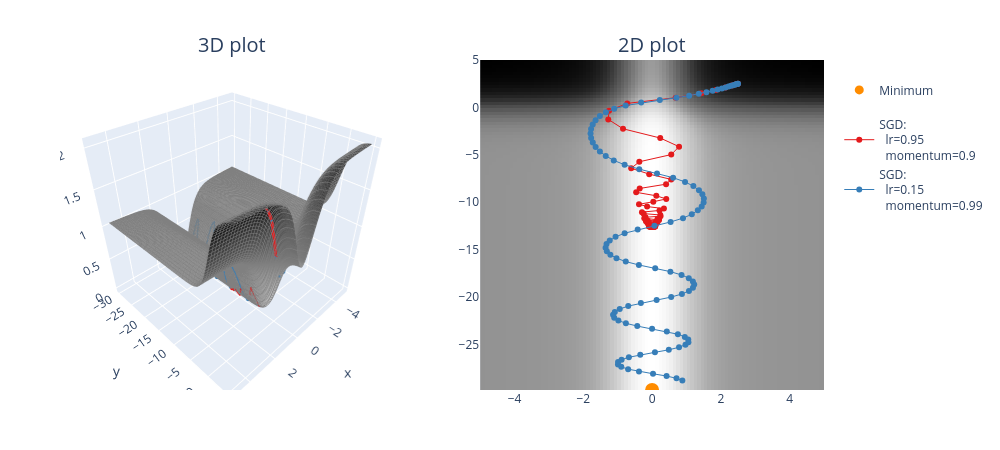

Notebook source saved alongside this figure:
### Markdown cell above
### Exercise - implement `opt_fn_with_sgd`

> ```yaml
> Difficulty: 🔴🔴🔴⚪⚪
> Importance: 🔵🔵🔵🔵⚪
> 
> You should spend up to 15-20 minutes on this exercise.
> ```

Implement the `opt_fn_with_sgd` function using `torch.optim.SGD`. This function optimizes parameters `(x, y)` (which represent coordinates at which we evaluate a function) using gradient descent on that function value. In other words, this should look just like your optimization loops in previous days' material, except rather than passing in `model.parameters()` to your optimizer, you pass in `(xy,)` (because it needs to be an iterable of parameters, not just a single parameter).

Remember, your update steps `optimizer.step()` will automatically change the values of `xy` inplace - this means that you shouldn't store past values like `xy_list.append(xy)` because then past elements of that list will be modified when `xy` is updated. Instead, you should use something like `xy_list.append(xy.detach().clone())` to make sure you're returning a copy of the tensor, which won't continue to be modified.

We've also provided you with a function `plot_fn_with_points`, which plots a function as well as a list of points produced by functions like the one above. The code below starts from `(2.5, 2.5)` and adds the resulting trajectory of `(x, y)` coordinates to the contour plot. Does it find the minimum? Play with the learning rate and momentum a bit and see how close you can get within 100 iterations.

### Code cell
def opt_fn_with_sgd(
    fn: Callable, xy: Float[Tensor, "2"], lr=0.001, momentum=0.98, n_iters: int = 100
) -> Float[Tensor, "n_iters 2"]:
    """
    Optimize the given function starting from the specified point.

    xy: shape (2,). The (x, y) starting point.
    n_iters: number of steps.
    lr, momentum: parameters passed to the torch.optim.SGD optimizer.

    Return: (n_iters+1, 2). The (x, y) values, from initial values to values after step `n_iters`.
    """
    # Make sure tensor has requires_grad=True, otherwise it can't be optimized (more on this tomorrow!)
    if not xy.requires_grad:
        xy.requires_grad_(True)
    
    optimizer = t.optim.SGD([xy], lr, momentum)
    xy_list = [xy.detach().clone()]

    for i in range(n_iters):
        optimizer.zero_grad()
        loss = fn(xy[0], xy[1])
        loss.backward()
        optimizer.step()
        xy_list.append(xy.detach().clone())

    return t.stack(xy_list)

points = []

optimizer_list = [
    (optim.SGD, {"lr": 0.95, "momentum": 0.9}),
    (optim.SGD, {"lr": 0.15, "momentum": 0.99}),
]

for optimizer_class, params in optimizer_list:
    xy = t.tensor([2.5, 2.5], requires_grad=True)
    xys = opt_fn_with_sgd(pathological_curve_loss, xy=xy, lr=params["lr"], momentum=params["momentum"])
    points.append((xys, optimizer_class, params))
    print(f"{params=}, last point={xys[-1]}")

plot_fn_with_points(pathological_curve_loss, points=points, min_points=[(0, "y_min")])
